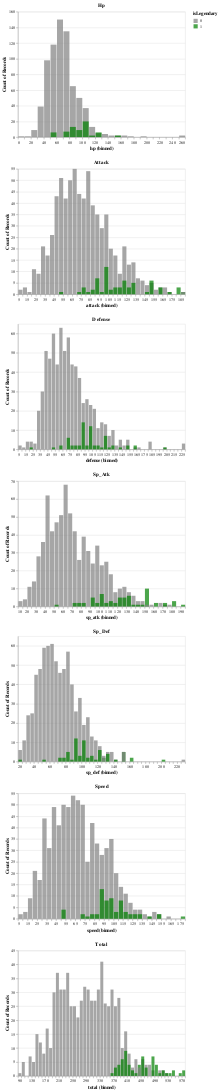

Notebook cell for this chart:
### Code cell
figure_dict = dict()
for feature in feature_list :
    figure_dict.update({feature : plot_histogram(pokemon, feature, target = 'legendary', maxbins = 50)})
figure_panel = alt.vconcat(*figure_dict.values())
display(figure_panel)

### Figure 1 — Vega-Lite specification as saved in the notebook (floating-point values rounded to 4 significant figures; data arrays with more than 128 entries replaced by an {"elided": "..."} marker saying what was removed)
{"config": {"view": {"continuousWidth": 400, "continuousHeight": 300}}, "vconcat": [{"mark": {"type": "bar", "opacity": 0.7}, "encoding": {"color": {"field": "legendary", "legend": {"title": "isLegendary"}, "scale": {"domain": [0, 1], "range": ["gray", "green"]}, "type": "nominal"}, "x": {"bin": {"maxbins": 50}, "field": "hp", "type": "quantitative"}, "y": {"aggregate": "count", "stack": null, "type": "quantitative"}}, "title": "Hp"}, {"mark": {"type": "bar", "opacity": 0.7}, "encoding": {"color": {"field": "legendary", "legend": {"title": "isLegendary"}, "scale": {"domain": [0, 1], "range": ["gray", "green"]}, "type": "nominal"}, "x": {"bin": {"maxbins": 50}, "field": "attack", "type": "quantitative"}, "y": {"aggregate": "count", "stack": null, "type": "quantitative"}}, "title": "Attack"}, {"mark": {"type": "bar", "opacity": 0.7}, "encoding": {"color": {"field": "legendary", "legend": {"title": "isLegendary"}, "scale": {"domain": [0, 1], "range": ["gray", "green"]}, "type": "nominal"}, "x": {"bin": {"maxbins": 50}, "field": "defense", "type": "quantitative"}, "y": {"aggregate": "count", "stack": null, "type": "quantitative"}}, "title": "Defense"}, {"mark": {"type": "bar", "opacity": 0.7}, "encoding": {"color": {"field": "legendary", "legend": {"title": "isLegendary"}, "scale": {"domain": [0, 1], "range": ["gray", "green"]}, "type": "nominal"}, "x": {"bin": {"maxbins": 50}, "field": "sp_atk", "type": "quantitative"}, "y": {"aggregate": "count", "stack": null, "type": "quantitative"}}, "title": "Sp_Atk"}, {"mark": {"type": "bar", "opacity": 0.7}, "encoding": {"color": {"field": "legendary", "legend": {"title": "isLegendary"}, "scale": {"domain": [0, 1], "range": ["gray", "green"]}, "type": "nominal"}, "x": {"bin": {"maxbins": 50}, "field": "sp_def", "type": "quantitative"}, "y": {"aggregate": "count", "stack": null, "type": "quantitative"}}, "title": "Sp_Def"}, {"mark": {"type": "bar", "opacity": 0.7}, "encoding": {"color": {"field": "legendary", "legend": {"title": "isLegendary"}, "scale": {"domain": [0, 1], "range": ["gray", "green"]}, "type": "nominal"}, "x": {"bin": {"maxbins": 50}, "field": "speed", "type": "quantitative"}, "y": {"aggregate": "count", "stack": null, "type": "quantitative"}}, "title": "Speed"}, {"mark": {"type": "bar", "opacity": 0.7}, "encoding": {"color": {"field": "legendary", "legend": {"title": "isLegendary"}, "scale": {"domain": [0, 1], "range": ["gray", "green"]}, "type": "nominal"}, "x": {"bin": {"maxbins": 50}, "field": "total", "type": "quantitative"}, "y": {"aggregate": "count", "stack": null, "type": "quantitative"}}, "title": "Total"}], "data": {"name": "data-24e6379c98677246c07bb2a88fd2cad8"}, "$schema": "https://vega.github.io/schema/vega-lite/v4.17.0.json", "datasets": {"data-24e6379c98677246c07bb2a88fd2cad8": {"elided": "800 records"}}}
